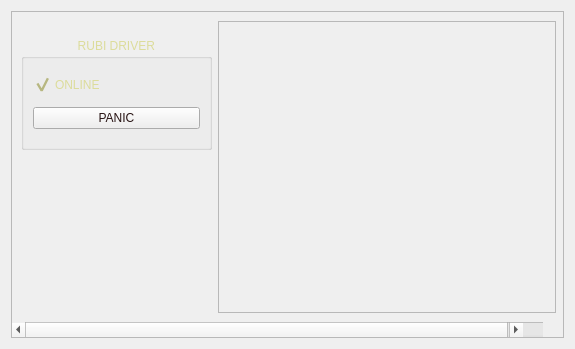
<?xml version="1.0" encoding="UTF-8"?>
<ui version="4.0">
 <class>RubiControllerUi</class>
 <widget class="QWidget" name="RubiControllerUi">
  <property name="enabled">
   <bool>true</bool>
  </property>
  <property name="geometry">
   <rect>
    <x>0</x>
    <y>0</y>
    <width>575</width>
    <height>349</height>
   </rect>
  </property>
  <property name="minimumSize">
   <size>
    <width>575</width>
    <height>349</height>
   </size>
  </property>
  <property name="windowTitle">
   <string>RubiController</string>
  </property>
  <property name="styleSheet">
   <string notr="true">	QWidget{
	background-image: url(:/ta-skin/bg1.gif);
}

QLabel, QCheckBox, QTextEdit, QLineEdit, QGroupBox, QDoubleSpinBox, QSpinBox{
	font: bold 10px, &quot;Segoe UI Black&quot;;
	color: rgb(220, 220, 155);
    background-color: transparent;
}

QProgressBar{
    border-image: url(:/ta-skin/chunk_empty.png) 0 repeat stretch;
    font: 1px, &quot;Segoe UI Black&quot;;
}

QProgressBar::chunk {
    border-image: url(:/ta-skin/chunk_full.png) 0 repeat stretch;
}

QLabel, QCheckBox{
	border-image: url(:/ta-skin/label2.png) 11 22 10 12 repeat stretch ;
	border-width: 10;
}

QCheckBox{
	spacing: 3;
}

QCheckBox::indicator::checked, QCheckBox::indicator::unchecked{
    width: 19px;
    height: 19px;
}

QCheckBox::indicator:unchecked:disabled{
    border-image: url(:/ta-skin/lmp_off.png) 0 stretch
}

QCheckBox::indicator:checked:disabled{
    border-image: url(:/ta-skin/lmp_on.png) 0 stretch
}

QCheckBox::indicator:unchecked:enabled{
    border-image: url(:/ta-skin/lmp_off_locked.png) 0 stretch
}

QCheckBox::indicator:checked:enabled{
    border-image: url(:/ta-skin/lmp_on_locked.png) 0 stretch
}

QPushButton{
	font: bold 10px, &quot;Segoe UI Black&quot;;
	color: rgb(40, 20, 20);
	border-width: 8;
    border-image: url(:/ta-skin/button.gif) 10 12 11 14 repeat repeat 
}

QPushButton:pressed {
	border-image: url(:/ta-skin/button_pressed.gif) 10 12 11 14 repeat repeat
}

QScrollBar:horizontal {
    border-image: url(:/ta-skin/scroll_bg.png) 0 repeat stretch;
    height: 15px;
    margin: 0px 20px 0 20px;
}

QScrollBar::handle:horizontal {
    border-image: url(:/ta-skin/bar.png) 0 stretch;
    min-width: 5px;
    max-width: 5px;
}

QScrollBar::add-line:horizontal {
    border-image: url(:/ta-skin/arrow_off_right.png) 0 stretch;
    width: 20px;
    subcontrol-position: right;
    subcontrol-origin: margin;
}

QScrollBar::sub-line:horizontal:pressed {
    border-image: url(:/ta-skin/arrow_on_left.png) 0 stretch;
}

QScrollBar::add-line:horizontal:pressed {
    border-image: url(:/ta-skin/arrow_on_right.png) 0 stretch;
}

QScrollBar::sub-line:horizontal {
    border-image: url(:/ta-skin/arrow_off_left.png) 0 stretch;
    width: 20px;
    subcontrol-position: left;
    subcontrol-origin: margin;
}

QScrollBar::add-page:horizontal, QScrollBar::sub-page:horizontal {
    background: none;
}

QGroupBox{
    border-image: url(:/ta-skin/label-bg.png) 13 23 12 12 repeat repeat ;
    border-width: 10;
}

QGroupBox::title{
    subcontrol-origin: margin;
    subcontrol-position: top center;
    margin: 0 3
}

QLineEdit, QDoubleSpinBox, QSpinBox{
    padding: 0 3;
	border-color: #444444;
	border-style: inset;
	border-width: 2;
}

QDoubleSpinBox::up-arrow, QSpinBox::up-arrow {
    image: url(:/ta-skin/arrow_off_up.png) 0 stretch;
}

QDoubleSpinBox::down-arrow, QSpinBox::down-arrow {
    image: url(:/ta-skin/arrow_off_down.png) 0 stretch;
}

QDoubleSpinBox::up-arrow:pressed, QSpinBox::up-arrow:pressed {
    image: url(:/ta-skin/arrow_on_up.png) 0 stretch;
}

QDoubleSpinBox::down-arrow:pressed, QSpinBox::down-arrow:pressed {
    image: url(:/ta-skin/arrow_on_down.png) 0 stretch;
}</string>
  </property>
  <layout class="QVBoxLayout" name="verticalLayout_3">
   <item>
    <widget class="QScrollArea" name="scrAr">
     <property name="widgetResizable">
      <bool>true</bool>
     </property>
     <widget class="QWidget" name="scrArWC">
      <property name="geometry">
       <rect>
        <x>0</x>
        <y>0</y>
        <width>559</width>
        <height>333</height>
       </rect>
      </property>
      <layout class="QGridLayout" name="gridLayout">
       <item row="0" column="1" rowspan="6">
        <widget class="QScrollArea" name="BOARDS">
         <property name="minimumSize">
          <size>
           <width>338</width>
           <height>279</height>
          </size>
         </property>
         <property name="widgetResizable">
          <bool>true</bool>
         </property>
         <widget class="QWidget" name="bScrArWC">
          <property name="minimumSize">
           <size>
            <width>300</width>
            <height>275</height>
           </size>
          </property>
          <layout class="QGridLayout" name="gridLayout_2"/>
         </widget>
        </widget>
       </item>
       <item row="3" column="0">
        <widget class="QGroupBox" name="INFO">
         <property name="enabled">
          <bool>true</bool>
         </property>
         <property name="sizePolicy">
          <sizepolicy hsizetype="Fixed" vsizetype="Fixed">
           <horstretch>0</horstretch>
           <verstretch>0</verstretch>
          </sizepolicy>
         </property>
         <property name="minimumSize">
          <size>
           <width>191</width>
           <height>111</height>
          </size>
         </property>
         <property name="title">
          <string>RUBI DRIVER </string>
         </property>
         <property name="alignment">
          <set>Qt::AlignLeading|Qt::AlignLeft|Qt::AlignVCenter</set>
         </property>
         <layout class="QVBoxLayout" name="verticalLayout">
          <item>
           <widget class="QCheckBox" name="chb_online">
            <property name="enabled">
             <bool>false</bool>
            </property>
            <property name="text">
             <string>ONLINE</string>
            </property>
            <property name="checked">
             <bool>true</bool>
            </property>
           </widget>
          </item>
          <item>
           <widget class="QPushButton" name="btn_panic">
            <property name="enabled">
             <bool>true</bool>
            </property>
            <property name="text">
             <string>PANIC</string>
            </property>
           </widget>
          </item>
         </layout>
        </widget>
       </item>
       <item row="4" column="0">
        <spacer name="verticalSpacer">
         <property name="orientation">
          <enum>Qt::Vertical</enum>
         </property>
         <property name="sizeHint" stdset="0">
          <size>
           <width>20</width>
           <height>40</height>
          </size>
         </property>
        </spacer>
       </item>
      </layout>
     </widget>
    </widget>
   </item>
  </layout>
 </widget>
 <resources>
  <include location="ta.qrc"/>
 </resources>
 <connections/>
</ui>
